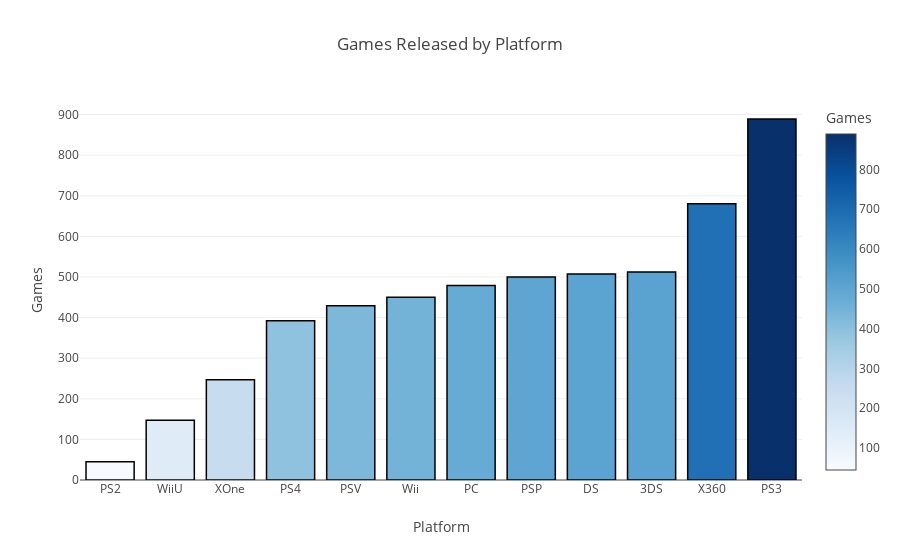

Write notebook code for a chart like this one.
### Markdown cell above
# Exploratory Data Analysis

### Code cell
# group by platform and games release
games_per_platform = df['platform'].value_counts().reset_index()
games_per_platform.columns = ['platform', 'count']

# sort ascending
games_per_platform = games_per_platform.sort_values(by='count', ascending=True)
# create a bar graph
fig1 = px.bar(games_per_platform, x='platform', y='count', title='Games Released by Platform', labels={'platform': 'Platform', 'count': 'Games'}, color='count', color_continuous_scale='Blues')
fig1.update_traces(marker_line_color='black', marker_line_width=1.5)

fig1.show()

### Figure 1 — Plotly figure (JSON) as saved in the notebook; plotly's stock layout.template omitted (floating-point values rounded to 4 significant figures)
{"data": [{"alignmentgroup": "True", "hovertemplate": "Platform=%{x}<br>Games=%{marker.color}<extra></extra>", "legendgroup": "", "marker": {"color": [45, 147, 247, 392, 429, 450, 479, 500, 507, 512, 680, 889], "coloraxis": "coloraxis", "line": {"color": "black", "width": 1.5}, "pattern": {"shape": ""}}, "name": "", "offsetgroup": "", "orientation": "v", "showlegend": false, "textposition": "auto", "type": "bar", "x": ["PS2", "WiiU", "XOne", "PS4", "PSV", "Wii", "PC", "PSP", "DS", "3DS", "X360", "PS3"], "xaxis": "x", "y": [45, 147, 247, 392, 429, 450, 479, 500, 507, 512, 680, 889], "yaxis": "y"}], "layout": {"barmode": "relative", "coloraxis": {"colorbar": {"title": {"text": "Games"}}, "colorscale": [[0, "rgb(247,251,255)"], [0.125, "rgb(222,235,247)"], [0.25, "rgb(198,219,239)"], [0.375, "rgb(158,202,225)"], [0.5, "rgb(107,174,214)"], [0.625, "rgb(66,146,198)"], [0.75, "rgb(33,113,181)"], [0.875, "rgb(8,81,156)"], [1, "rgb(8,48,107)"]]}, "legend": {"tracegroupgap": 0}, "title": {"text": "Games Released by Platform"}, "xaxis": {"anchor": "y", "domain": [0, 1], "title": {"text": "Platform"}}, "yaxis": {"anchor": "x", "domain": [0, 1], "title": {"text": "Games"}}}}
